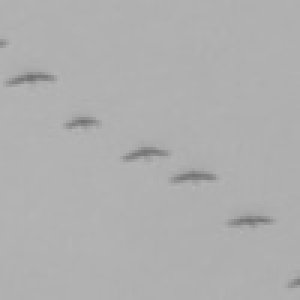
#> input picture resources/bird_miniatures/E0089_TR0005_OB2257_T01_M13.jpg, 100 x 100 px (shown 3 times larger); its folder holds only this picture in this run
$ python zad3.py
#> lines starting #> are read from the running program, lines starting #| are printed output that depends on the picture; after the words box and inside, x2 and y2 are one past the last pixel; in counts of white or black regions, pixels touching at a corner belong together
import cv2
import os
import numpy as np
from matplotlib import pyplot as plt

def process_images(folder_path):
#> called with folder_path = 'resources/bird_miniatures/'
    image_files = [f for f in os.listdir(folder_path) if f.endswith(('jpg'))]

    results = []

    for image_file in image_files:
        image_path = os.path.join(folder_path, image_file)
        image = cv2.imread(image_path)
#> image is the input picture: shape (100, 100, 3); min 112, max 181, mean 175.2

        if image is None:
            print(f"Nie udało się wczytać obrazu: {image_file}")
            continue

        #    - Dla każdego obrazu wczytujemy go i konwertujemy na skalę szarości.
        gray_image = cv2.cvtColor(image, cv2.COLOR_BGR2GRAY)

        # 3. **Binaryzacja obrazu**:
        #    - Używamy progu jasności (np. 127) do zamiany obrazu na binaryzację (czarne obiekty na białym tle).
        #    - `THRESH_BINARY_INV` odwraca obraz, aby ptaki były czarne, a tło białe.
        _, binary_image = cv2.threshold(gray_image, 127, 255, cv2.THRESH_BINARY_INV)
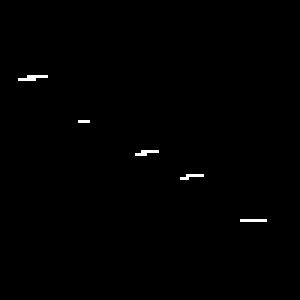
#> binary_image: shape (100, 100) (shown 3 times larger); 0.45% white in thin lines or dots, all inside (x1, y1, x2, y2) = (6, 25, 89, 74)

        # 4. **Znajdowanie konturów**:
        #    - Funkcja `cv2.findContours` znajduje wszystkie kontury na obrazie, które odpowiadają potencjalnym ptakom.
        #    - Każdy kontur traktowany jest jako oddzielny ptak
        contours, _ = cv2.findContours(binary_image, cv2.RETR_EXTERNAL, cv2.CHAIN_APPROX_SIMPLE)
#> contours = 5 contours, all with area under 20

        # zliczanie ptakow
        bird_count = len(contours)
#> bird_count = 5
        results.append((image_file, bird_count))

        # Wyświetlenie przetworzonego obrazu dla wizualizacji
        plt.figure(figsize=(10, 5))
        plt.subplot(1, 2, 1)
        plt.title("Oryginalny obraz")
        plt.imshow(cv2.cvtColor(image, cv2.COLOR_BGR2RGB))
        plt.axis("off")

        plt.subplot(1, 2, 2)
        plt.title(f"Progi (ptaki: {bird_count})")
        plt.imshow(binary_image, cmap='gray')
        plt.axis("off")

        plt.tight_layout()
        plt.show()
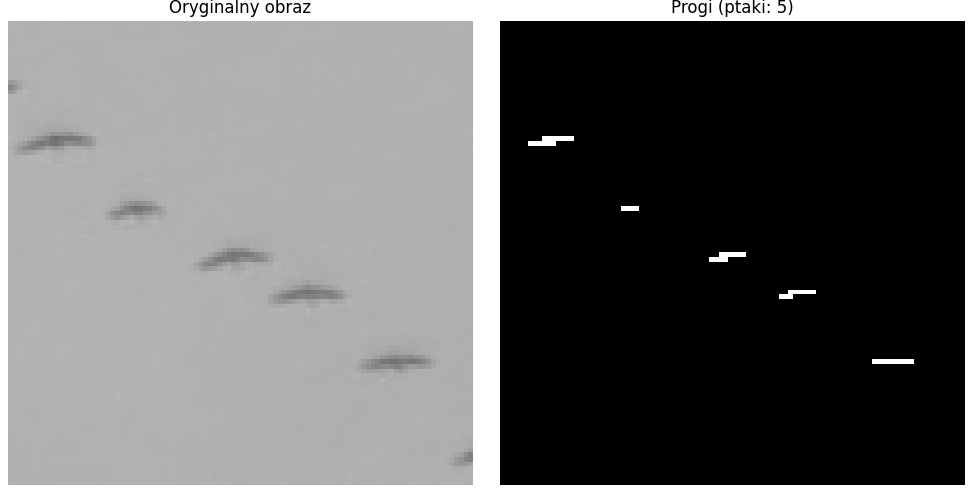
#> figure drawn by matplotlib, 2 panels

    return results

def count_birds(folder_path):
    print(f"Przetwarzanie obrazów w folderze: {folder_path}")
    results = process_images(folder_path)
#> results = [('E0089_TR0005_OB2257_T01_M13.jpg', 5)]

    for image_file, bird_count in results:
        print(f"{image_file}: {bird_count} ptaków")
#> this loop made 1 pass
#| E0089_TR0005_OB2257_T01_M13.jpg: 5 ptaków

folder_path = "resources/bird_miniatures/"
count_birds(folder_path)

$ run again, on resources/bird_miniatures/E0418_TR0000_OB1797_T01_M04.jpg
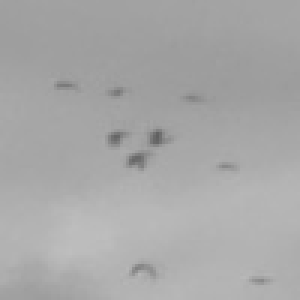
#> input picture resources/bird_miniatures/E0418_TR0000_OB1797_T01_M04.jpg, 100 x 100 px (shown 3 times larger)
#> in process_images, image is the input picture: shape (100, 100, 3); min 96, max 190, mean 167.9
#> in process_images, `_, binary_image = cv2.threshold(gray_image, 127, 255, cv2.THRESH_BINAR..`:
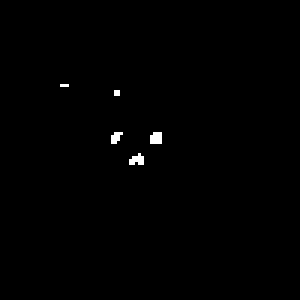
#> binary_image: shape (100, 100) (shown 3 times larger); 0.47% white in thin lines or dots, all inside (x1, y1, x2, y2) = (20, 28, 54, 55)
#> contours = 5 contours, all with area under 20
#> in process_images, `bird_count = len(contours)`: bird_count = 5
#> in process_images, `plt.show()`:
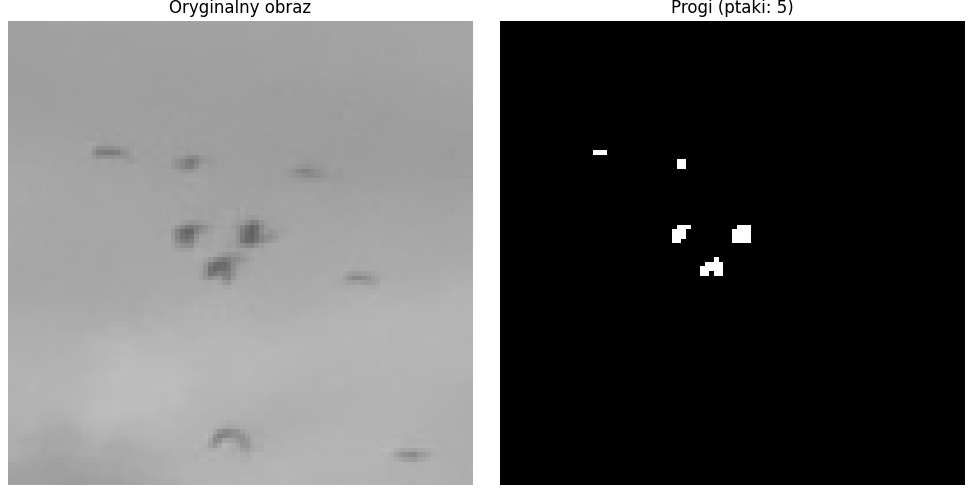
#> figure drawn by matplotlib, 2 panels
#> results = [('E0418_TR0000_OB1797_T01_M04.jpg', 5)]
#> the loop in count_birds, `for image_file, bird_count in results:` made 1 pass
#> (printed output is left out)

$ run again, on resources/bird_miniatures/E0453_TR0001_OB0564_T01_M02.jpg
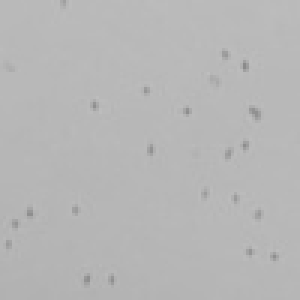
#> input picture resources/bird_miniatures/E0453_TR0001_OB0564_T01_M02.jpg, 100 x 100 px (shown 3 times larger)
#> in process_images, image is the input picture: shape (100, 100, 3); min 138, max 190, mean 182.7
#> binary_image: shape (100, 100); every value is 0
#> contours = []
#> in process_images, `bird_count = len(contours)`: bird_count = 0
#> in process_images, `plt.show()`:
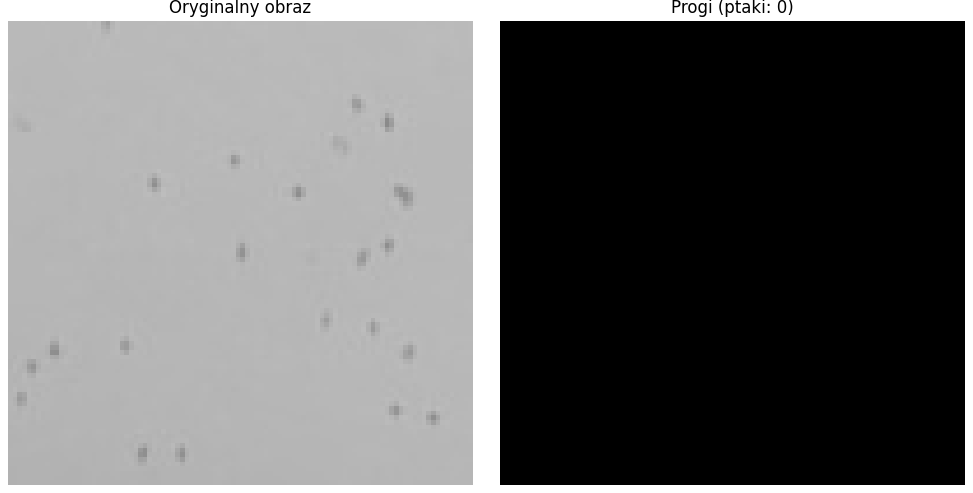
#> figure drawn by matplotlib, 2 panels
#> results = [('E0453_TR0001_OB0564_T01_M02.jpg', 0)]
#> the loop in count_birds, `for image_file, bird_count in results:` made 1 pass
#> (printed output is left out)
